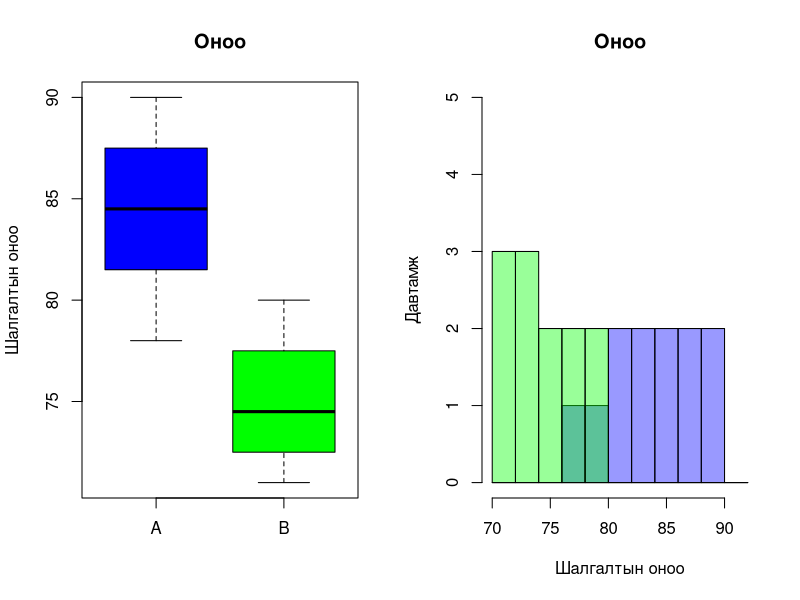

Recreate this plot in R.
group_A <- c(78, 85, 82, 90, 88, 79, 81, 86, 84, 89, 83, 87)
group_B <- c(72, 75, 78, 74, 80, 71, 76, 73, 79, 77, 74, 72)

mean_A <- mean(group_A) ; sd_A <- sd(group_A)
median_A <- median(group_A)

mean_B <- mean(group_B); sd_B <- sd(group_B)
median_B <- median(group_B)
print(mean_A)
print(sd_A)
print(median_A)
print(mean_B)
print(sd_B)
print(median_B)


par(mfrow = c(1, 2))
boxplot(group_A, group_B, names = c("A", "B"),
        col = c("blue", "green"),
        main = "Оноо",
        ylab = "Шалгалтын оноо")

hist(group_A, breaks = seq(70, 92, by = 2),
     col = rgb(0, 0, 1, 0.4),
     xlim = c(70, 92),
     ylim = c(0, 5),
     main = "Оноо",
     xlab = "Шалгалтын оноо",
     ylab = "Давтамж")
hist(group_B, breaks = seq(70, 92, by = 2),
     col = rgb(0, 1, 0, 0.4),
     add = TRUE)


shapiro.test(group_A)
shapiro.test(group_B)

var.test(group_A, group_B)





ttest_result <- t.test( group_A, group_B, var.equal = TRUE)
print(ttest_result)
